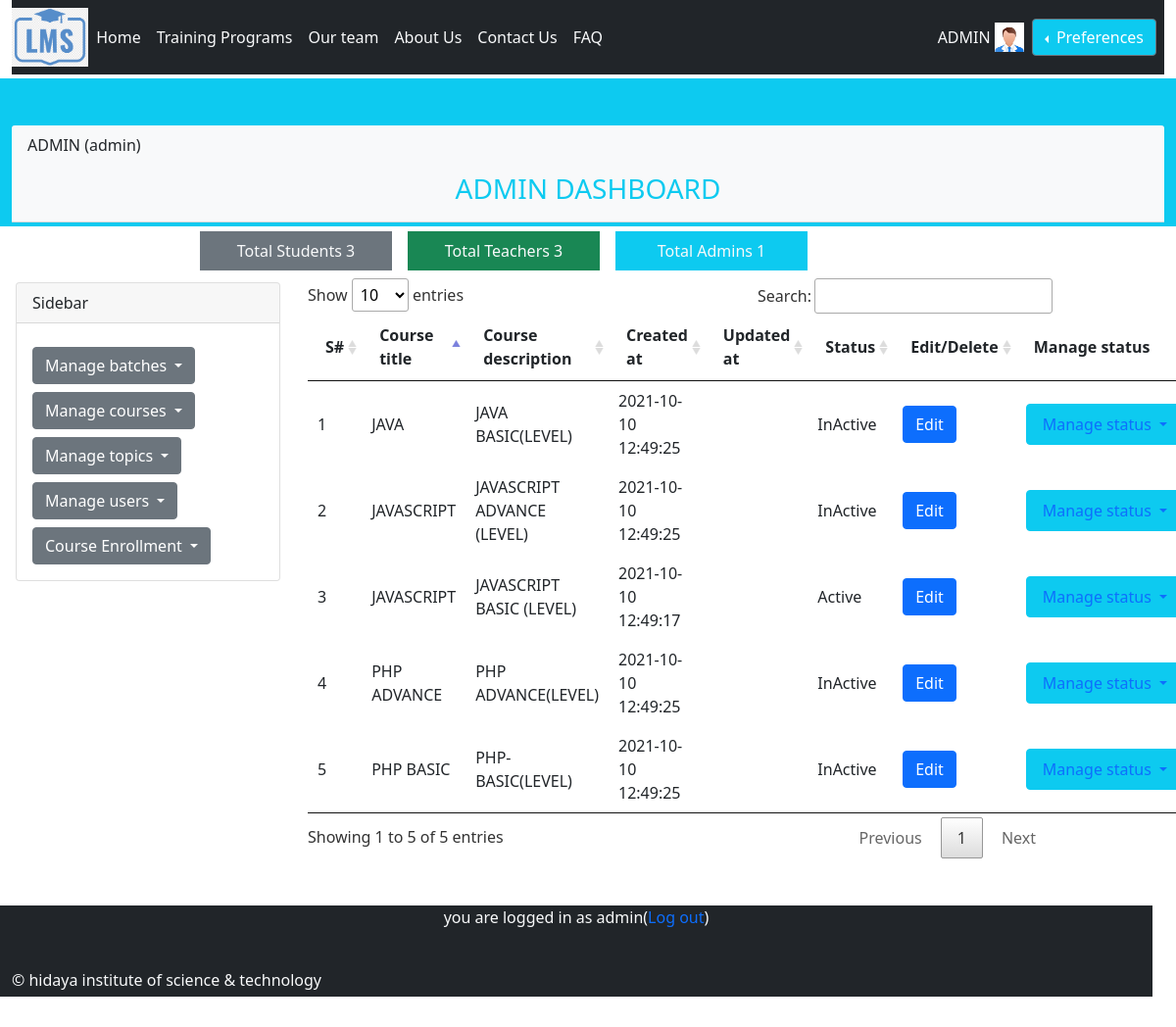
Page /admin/show_courses.php (signed in) on the committed database.
### tables this page shows
CREATE TABLE `courses` (
  `course_id` int(11) NOT NULL AUTO_INCREMENT,
  `status_id` int(11) DEFAULT 1,
  `course_title` varchar(100) DEFAULT NULL,
  `course_description` text DEFAULT NULL,
  `created_at` datetime DEFAULT NULL ON UPDATE current_timestamp(),
  `updated_at` datetime DEFAULT NULL,
  PRIMARY KEY (`course_id`),
  KEY `status_id` (`status_id`)
);

CREATE TABLE `status` (
  `status_id` int(11) NOT NULL AUTO_INCREMENT,
  `status` enum('Active','InActive','Enrolled','Disenrolled','InProcess','Completed','Terminated') DEFAULT NULL,
  `created_at` datetime DEFAULT NULL,
  `updated_at` datetime DEFAULT NULL,
  PRIMARY KEY (`status_id`)
);

### database/database_library.php (called while the page is built, shortened)
<?php
class database_library implements db_settings{
protected $hostname    	= "localhost";
protected $username    	= "root";
protected $password    	= "";
protected $dbname    	= "learning_management_system";
protected $connection 	= null;
		public function __construct(){
		$this->connection = mysqli_connect($this->hostname, $this->username, $this->password, $this->dbname);
				?>
				<?php
		}
		public function count_students(){
			$this->query = "SELECT COUNT('user_id') AS NUMBER_OF_STUDENTS FROM users,roles,user_role WHERE
	 	users.user_id = user_role.`user_id` AND roles.role_id = user_role.`role_id`
	 	AND roles.role_type = 'student'";
			return $this->result = mysqli_query($this->connection,$this->query);
		}
				public function count_teachers(){
			$this->query = "SELECT COUNT('user_id') AS NUMBER_OF_TEACHERS FROM users,roles,user_role WHERE
	 		users.user_id = user_role.user_id AND roles.role_id = user_role.role_id
	 		AND roles.role_type = 'teacher'";
			return $this->result = mysqli_query($this->connection,$this->query);
		}
				public function count_admins(){
			$this->query = "SELECT COUNT('user_id') AS NUMBER_OF_ADMINS FROM users,roles,user_role WHERE
	 		users.user_id = user_role.user_id AND roles.role_id = user_role.role_id
	 		AND roles.role_type = 'admin'";
			return $this->result = mysqli_query($this->connection,$this->query);
		}
	public function show_courses(){
				$this->query = "SELECT * FROM courses, status
				WHERE courses.status_id = status.status_id ORDER BY course_id DESC";
		return	$this->result = mysqli_query($this->connection,$this->query);
	}
}

### admin/show_courses.php (the view, shortened to what this page needs)
 <?php
require_once("../database/database_library.php");
if (!($_SESSION['user']['role_type']=="admin")) {
    session_destroy();
    header("location:../login.php?class=danger&msg=Unauthorized access");
}
else{
require_once("../general/general_library.php");
$dobj = new database_library();
    ?>
                <div class="row mb-5" style="height:100px">
        <div class="col-12 bg-info" style="">
            <div class="card-header bg-light mt-5 mb-1">
                <p><?php echo strtoupper($_SESSION['user']['first_name']." ".$_SESSION['user']['last_name'])."(".$_SESSION['user']['role_type'].")"; ?></p>
                <h3 class="text-info" style="text-align: center;">ADMIN DASHBOARD</h3>
            </div>
        </div>
    </div>
    <div class="row mt-5">
    <div class="row">
        <div class="col-2"></div>
        <div class="col-2 p-2 m-2 bg-secondary text-light text-center">Total Students <?php $count_student = mysqli_fetch_assoc($student = $dobj->count_students());
        		echo $count_student['NUMBER_OF_STUDENTS'];
    			?></div>
        <div class="col-2 p-2 m-2 bg-success text-light text-center">Total Teachers <?php  $count_teacher =  mysqli_fetch_assoc($teacher = $dobj->count_teachers()) ;
        		echo $count_teacher['NUMBER_OF_TEACHERS']
    			?></div>
        <div class="col-2 p-2 m-2 bg-info text-light text-center">Total Admins <?php  $count_admin = mysqli_fetch_assoc($admin = $dobj->count_admins());
        		echo $count_admin['NUMBER_OF_ADMINS']
    			?></div>
        <div class="col-2"></div>
    </div>
<div class="row">
        <div class="col-3 m-1">
        </div>
                <div class="col-8" id="registration">
			<?php
			$result = $dobj->show_courses();
            $count = 0;
			?>
 <table id="myTable"  width="100%" class=“display” data-page-length="10" data-order="[[ 1, &quot;asc&quot; ]]">
    <thead>
                <tr>
            <th scope="col">S#</th>
            <th scope="col">Course title</th>
            <th scope="col">Course description</th>
            <th scope="col">Created at</th>
            <th scope="col">Updated at</th>
            <th scope="col">Status</th>
            <th scope="col">Edit/Delete</th>
            <th scope="col">Manage status</th>
        	</tr>
    </thead>
    <tbody>
                                    <tr>
            <?php
			if ($result->num_rows) {
				while($course = mysqli_fetch_assoc($result)){
                    ?>
                    <td> <?php echo ++$count; ?></td>
                    <td> <?php echo $course['course_title']; ?></td>
                    <td> <?php echo $course['course_description']; ?></td>
                    <td> <?php echo $course['created_at'];  ?></td>
                    <td> <?php echo $course['updated_at'] ?> </td>
                    <td> <?php echo $course['status']; ?> </td>
                    <td>
                        <button type="button" class="btn btn-primary" data-bs-toggle="modal" data-bs-target="#exampleModal<?php echo $course['course_id'];?>" data-bs-whatever="@getbootstrap">Edit</button>
                    </td>
                    <td>
                        <div class="dropdown">
                        <button class="nav-link btn btn-info dropdown-toggle" type="button" id="dropdownMenuButton1" data-bs-toggle="dropdown" aria-expanded="false">
                        Manage status
                        </button>
                    </div>
                    </td>
				</tr>
        <?php
				}
			}
            ?>
    </tbody>
			</table>
                </div>
                </div>
<div class="row">
    <div class="col-12 bottom bg-dark text-light mt-5" style="height: 6rem;">
        <p class="text-center">
            <?php
            if (isset($_SESSION['user'])) {
            echo "you are logged in as ".$_SESSION['user']['role_type'] ."(<a href='../logout.php?action=logout' style='text-decoration:none'onclick='return logout()'>Log out</a>)";
            } else{
            echo "You are not logged in";
            }
        ?>
        </p>
    <p>&copy; hidaya institute of science & technology</p>
    </div>
</div>
<?php
}
 ?>

### rows in the picture
courses: course_title "JAVA", course_description "JAVA BASIC(LEVEL)", status.created_at "2021-10-10 12:49:25", status.status "InActive"
courses: course_title "JAVASCRIPT", course_description "JAVASCRIPT ADVANCE (LEVEL)", status.created_at "2021-10-10 12:49:25", status.status "InActive"
courses: course_title "JAVASCRIPT", course_description "JAVASCRIPT BASIC (LEVEL)", status.created_at "2021-10-10 12:49:17", status.status "Active"
courses: course_title "PHP ADVANCE", course_description "PHP ADVANCE(LEVEL)", status.created_at "2021-10-10 12:49:25", status.status "InActive"
courses: course_title "PHP BASIC", course_description "PHP-BASIC(LEVEL)", status.created_at "2021-10-10 12:49:25", status.status "InActive"

### other values in the picture
$_SESSION['user']['first_name'] "ADMIN"
$_SESSION['user']['first_name']." ".$_SESSION['user']['last_name'] "ADMIN"
$_SESSION['user']['role_type'] "admin"
$count_student['NUMBER_OF_STUDENTS'] "3"
$count_teacher['NUMBER_OF_TEACHERS'] "3"
$count_admin['NUMBER_OF_ADMINS'] "1"
